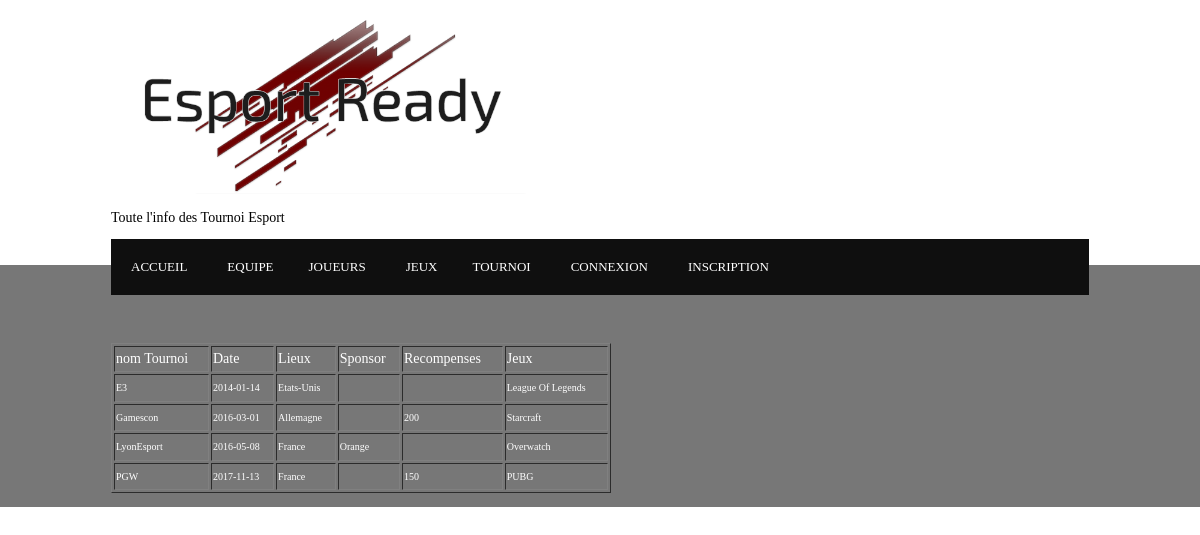
Screenshot of /pages/tournoi.php with the database file from the repository.
### tables this page shows
CREATE TABLE Tournoi(
    nomTournoi VARCHAR(30) NOT NULL,
    dateTournoi date NOT NULL,
    lieux VARCHAR(30) NOT NULL,
    sponsor VARCHAR(30),
    recompense INT(3),
    nomJeux VARCHAR(30) NOT NULL,
    PRIMARY KEY (nomTournoi),
    FOREIGN KEY (nomJeux) REFERENCES Jeux (nomJeux)
);

### pages/tournoi.php (the view, shortened to what this page needs)
<?php
    include('../header.php');
?>
<div class="overlay">
    <div class="hoc clear">
        <p class="texte">
        <table width=500 border=1>
            <tr>
                <td>nom Tournoi</td>
                <td>Date</td>
                <td>Lieux</td>
                <td>Sponsor</td>
                <td>Recompenses</td>
                <td>Jeux</td>
            </tr>
        <?php
            $sql = "SELECT * FROM Tournoi";
            $result = mysqli_query($db,$sql);
            while ($get_info = $result->fetch_row()){
            print "<tr>\n";
            foreach ($get_info as $field)
            print "\t<td><font size=1/>$field</font></td>\n";
            print "</tr>\n";
            }
            print "</table>\n";
        ?>
        </p>
    </div>
</div>

### style.css (style rules this page uses)
.hoc { display:block; margin:0 auto; }
.clear, .group { display:block; }
body { margin:0; padding:0; font-size:14px; line-height:1.6em; }
.overlay { position:relative; z-index:1; }
.overlay::after { display:block; position:absolute; top:0; left:0; width:100%; height:100%; content:""; z-index:-1; }
.clear::before, .clear::after, .group::before, .group::after { display:table; content:""; }
.clear, .clear::after, .group, .group::after { clear:both; }
body { font-family:Exo2_Light; }
.texte { padding:10px 0; margin-left: auto; display:block; font-family: Exo2; }
body { background-color:rgb(255, 255, 255); }
.overlay { color:#FFFFFF; background-color:rgb(119, 119, 119); }
@media screen and (min-width:978px) { .hoc { max-width:978px; } }

### rows the page displays
tournoi: nomTournoi "E3", dateTournoi "2014-01-14", lieux "Etats-Unis", nomJeux "League Of Legends"
tournoi: nomTournoi "Gamescon", dateTournoi "2016-03-01", lieux "Allemagne", recompense "200", nomJeux "Starcraft"
tournoi: nomTournoi "LyonEsport", dateTournoi "2016-05-08", lieux "France", sponsor "Orange", nomJeux "Overwatch"
tournoi: nomTournoi "PGW", dateTournoi "2017-11-13", lieux "France", recompense "150", nomJeux "PUBG"
